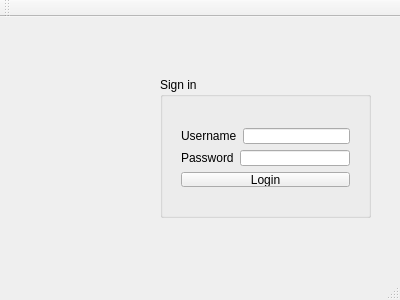
<?xml version="1.0" encoding="UTF-8"?>
<ui version="4.0">
 <class>MainWindow</class>
 <widget class="QMainWindow" name="MainWindow">
  <property name="geometry">
   <rect>
    <x>0</x>
    <y>0</y>
    <width>400</width>
    <height>300</height>
   </rect>
  </property>
  <property name="windowTitle">
   <string>MainWindow</string>
  </property>
  <widget class="QWidget" name="centralWidget">
   <widget class="QGroupBox" name="groupBox">
    <property name="geometry">
     <rect>
      <x>160</x>
      <y>60</y>
      <width>211</width>
      <height>141</height>
     </rect>
    </property>
    <property name="title">
     <string>Sign in</string>
    </property>
    <widget class="QWidget" name="">
     <property name="geometry">
      <rect>
       <x>10</x>
       <y>40</y>
       <width>191</width>
       <height>81</height>
      </rect>
     </property>
     <layout class="QVBoxLayout" name="verticalLayout">
      <item>
       <layout class="QHBoxLayout" name="horizontalLayout">
        <item>
         <widget class="QLabel" name="label">
          <property name="text">
           <string>Username</string>
          </property>
         </widget>
        </item>
        <item>
         <widget class="QLineEdit" name="lineEdit_username"/>
        </item>
       </layout>
      </item>
      <item>
       <layout class="QHBoxLayout" name="horizontalLayout_2">
        <item>
         <widget class="QLabel" name="label_2">
          <property name="text">
           <string>Password</string>
          </property>
         </widget>
        </item>
        <item>
         <widget class="QLineEdit" name="lineEdit_password"/>
        </item>
       </layout>
      </item>
      <item>
       <widget class="QPushButton" name="pushButton_login">
        <property name="text">
         <string>Login</string>
        </property>
       </widget>
      </item>
     </layout>
    </widget>
   </widget>
  </widget>
  <widget class="QMenuBar" name="menuBar">
   <property name="geometry">
    <rect>
     <x>0</x>
     <y>0</y>
     <width>400</width>
     <height>21</height>
    </rect>
   </property>
  </widget>
  <widget class="QToolBar" name="mainToolBar">
   <attribute name="toolBarArea">
    <enum>TopToolBarArea</enum>
   </attribute>
   <attribute name="toolBarBreak">
    <bool>false</bool>
   </attribute>
  </widget>
  <widget class="QStatusBar" name="statusBar"/>
 </widget>
 <layoutdefault spacing="6" margin="11"/>
 <resources/>
 <connections/>
</ui>
